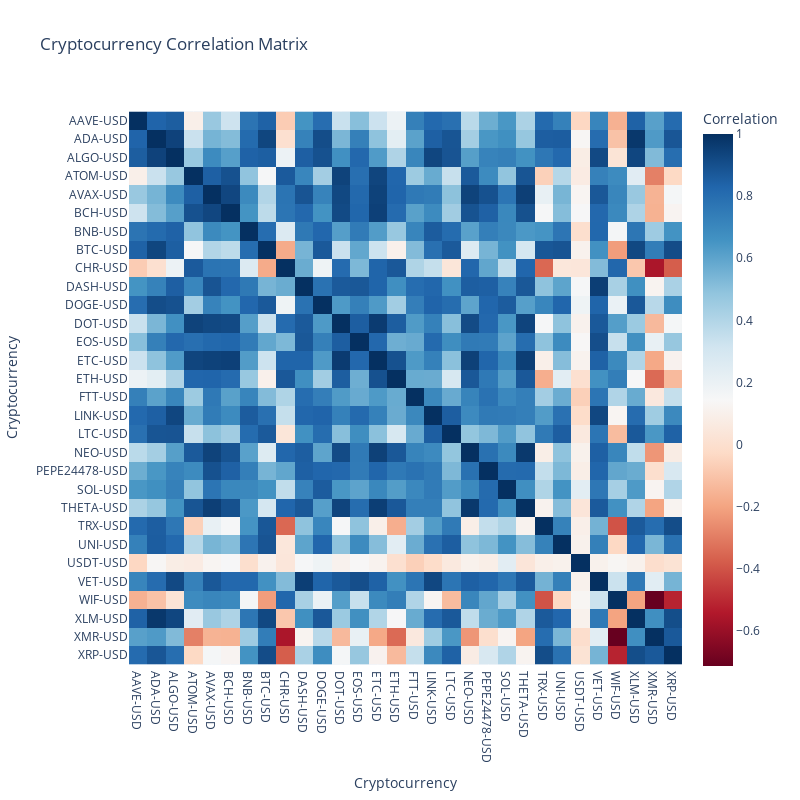

Notebook code cell kept with this figure:
### Code cell
# Create the heatmap
fig = px.imshow(
    correlation_matrix,  # The correlation matrix
    labels=dict(x="Cryptocurrency", y="Cryptocurrency", color="Correlation"),  # Axis labels
    x=correlation_matrix.columns,  # X-axis labels (cryptocurrencies)
    y=correlation_matrix.index,    # Y-axis labels (cryptocurrencies)
    #text_auto=True,  # Display correlation values on the heatmap
    color_continuous_scale='RdBu',  # Color scale
    title="Cryptocurrency Correlation Matrix"  # Title of the plot
)

# Update layout for better readability
fig.update_layout(
    xaxis_title="Cryptocurrency",
    yaxis_title="Cryptocurrency",
    width=800,  # Width of the plot
    height=800,  # Height of the plot
)

# Show the plot
fig.show()

### Figure 1 — Plotly figure (JSON) as saved in the notebook; plotly's stock layout.template omitted (floating-point values rounded to 4 significant figures; data arrays with more than 128 entries replaced by an {"elided": "..."} marker saying what was removed)
{"data": [{"coloraxis": "coloraxis", "hovertemplate": "Cryptocurrency: %{x}<br>Cryptocurrency: %{y}<br>Correlation: %{z}<extra></extra>", "name": "0", "type": "heatmap", "x": ["AAVE-USD", "ADA-USD", "ALGO-USD", "ATOM-USD", "AVAX-USD", "BCH-USD", "BNB-USD", "BTC-USD", "CHR-USD", "DASH-USD", "DOGE-USD", "DOT-USD", "EOS-USD", "ETC-USD", "ETH-USD", "FTT-USD", "LINK-USD", "LTC-USD", "NEO-USD", "PEPE24478-USD", "SOL-USD", "THETA-USD", "TRX-USD", "UNI-USD", "USDT-USD", "VET-USD", "WIF-USD", "XLM-USD", "XMR-USD", "XRP-USD"], "xaxis": "x", "y": ["AAVE-USD", "ADA-USD", "ALGO-USD", "ATOM-USD", "AVAX-USD", "BCH-USD", "BNB-USD", "BTC-USD", "CHR-USD", "DASH-USD", "DOGE-USD", "DOT-USD", "EOS-USD", "ETC-USD", "ETH-USD", "FTT-USD", "LINK-USD", "LTC-USD", "NEO-USD", "PEPE24478-USD", "SOL-USD", "THETA-USD", "TRX-USD", "UNI-USD", "USDT-USD", "VET-USD", "WIF-USD", "XLM-USD", "XMR-USD", "XRP-USD"], "yaxis": "y", "z": {"elided": "30x30 float values"}}], "layout": {"coloraxis": {"colorbar": {"title": {"text": "Correlation"}}, "colorscale": [[0, "rgb(103,0,31)"], [0.1, "rgb(178,24,43)"], [0.2, "rgb(214,96,77)"], [0.3, "rgb(244,165,130)"], [0.4, "rgb(253,219,199)"], [0.5, "rgb(247,247,247)"], [0.6, "rgb(209,229,240)"], [0.7, "rgb(146,197,222)"], [0.8, "rgb(67,147,195)"], [0.9, "rgb(33,102,172)"], [1, "rgb(5,48,97)"]]}, "height": 800, "title": {"text": "Cryptocurrency Correlation Matrix"}, "width": 800, "xaxis": {"anchor": "y", "constrain": "domain", "domain": [0, 1], "scaleanchor": "y", "title": {"text": "Cryptocurrency"}}, "yaxis": {"anchor": "x", "autorange": "reversed", "constrain": "domain", "domain": [0, 1], "title": {"text": "Cryptocurrency"}}}}
